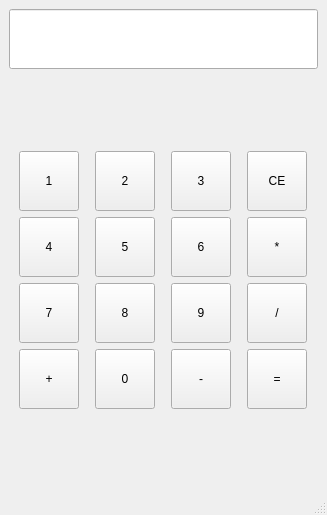
<?xml version="1.0" encoding="UTF-8"?>
<ui version="4.0">
 <class>MainWindow</class>
 <widget class="QMainWindow" name="MainWindow">
  <property name="geometry">
   <rect>
    <x>0</x>
    <y>0</y>
    <width>327</width>
    <height>515</height>
   </rect>
  </property>
  <property name="windowTitle">
   <string>MainWindow</string>
  </property>
  <widget class="QWidget" name="centralwidget">
   <layout class="QVBoxLayout" name="verticalLayout">
    <item>
     <widget class="QLineEdit" name="lineEdit">
      <property name="minimumSize">
       <size>
        <width>0</width>
        <height>60</height>
       </size>
      </property>
     </widget>
    </item>
    <item>
     <spacer name="verticalSpacer">
      <property name="orientation">
       <enum>Qt::Vertical</enum>
      </property>
      <property name="sizeHint" stdset="0">
       <size>
        <width>20</width>
        <height>76</height>
       </size>
      </property>
     </spacer>
    </item>
    <item>
     <layout class="QGridLayout" name="gridLayout">
      <item row="0" column="0">
       <widget class="QPushButton" name="n_1">
        <property name="minimumSize">
         <size>
          <width>60</width>
          <height>60</height>
         </size>
        </property>
        <property name="maximumSize">
         <size>
          <width>60</width>
          <height>16777215</height>
         </size>
        </property>
        <property name="text">
         <string>1</string>
        </property>
       </widget>
      </item>
      <item row="0" column="1">
       <widget class="QPushButton" name="n_2">
        <property name="minimumSize">
         <size>
          <width>60</width>
          <height>60</height>
         </size>
        </property>
        <property name="maximumSize">
         <size>
          <width>60</width>
          <height>60</height>
         </size>
        </property>
        <property name="text">
         <string>2</string>
        </property>
       </widget>
      </item>
      <item row="0" column="2">
       <widget class="QPushButton" name="n_3">
        <property name="minimumSize">
         <size>
          <width>60</width>
          <height>60</height>
         </size>
        </property>
        <property name="maximumSize">
         <size>
          <width>60</width>
          <height>60</height>
         </size>
        </property>
        <property name="text">
         <string>3</string>
        </property>
       </widget>
      </item>
      <item row="0" column="3">
       <widget class="QPushButton" name="op_ce">
        <property name="minimumSize">
         <size>
          <width>60</width>
          <height>60</height>
         </size>
        </property>
        <property name="maximumSize">
         <size>
          <width>60</width>
          <height>60</height>
         </size>
        </property>
        <property name="text">
         <string>CE</string>
        </property>
       </widget>
      </item>
      <item row="1" column="3">
       <widget class="QPushButton" name="op_mul">
        <property name="minimumSize">
         <size>
          <width>60</width>
          <height>60</height>
         </size>
        </property>
        <property name="maximumSize">
         <size>
          <width>60</width>
          <height>60</height>
         </size>
        </property>
        <property name="text">
         <string>*</string>
        </property>
       </widget>
      </item>
      <item row="2" column="3">
       <widget class="QPushButton" name="op_div">
        <property name="minimumSize">
         <size>
          <width>60</width>
          <height>60</height>
         </size>
        </property>
        <property name="maximumSize">
         <size>
          <width>60</width>
          <height>60</height>
         </size>
        </property>
        <property name="text">
         <string>/</string>
        </property>
       </widget>
      </item>
      <item row="3" column="0">
       <widget class="QPushButton" name="op_add">
        <property name="minimumSize">
         <size>
          <width>60</width>
          <height>60</height>
         </size>
        </property>
        <property name="maximumSize">
         <size>
          <width>60</width>
          <height>60</height>
         </size>
        </property>
        <property name="text">
         <string>+</string>
        </property>
       </widget>
      </item>
      <item row="3" column="1">
       <widget class="QPushButton" name="n_0">
        <property name="minimumSize">
         <size>
          <width>60</width>
          <height>60</height>
         </size>
        </property>
        <property name="maximumSize">
         <size>
          <width>60</width>
          <height>60</height>
         </size>
        </property>
        <property name="text">
         <string>0</string>
        </property>
       </widget>
      </item>
      <item row="3" column="2">
       <widget class="QPushButton" name="op_reduce">
        <property name="minimumSize">
         <size>
          <width>60</width>
          <height>60</height>
         </size>
        </property>
        <property name="maximumSize">
         <size>
          <width>60</width>
          <height>16777215</height>
         </size>
        </property>
        <property name="text">
         <string>-</string>
        </property>
       </widget>
      </item>
      <item row="3" column="3">
       <widget class="QPushButton" name="op_equ">
        <property name="minimumSize">
         <size>
          <width>60</width>
          <height>60</height>
         </size>
        </property>
        <property name="maximumSize">
         <size>
          <width>60</width>
          <height>60</height>
         </size>
        </property>
        <property name="text">
         <string>=</string>
        </property>
       </widget>
      </item>
      <item row="1" column="0">
       <widget class="QPushButton" name="n_4">
        <property name="minimumSize">
         <size>
          <width>60</width>
          <height>60</height>
         </size>
        </property>
        <property name="maximumSize">
         <size>
          <width>60</width>
          <height>60</height>
         </size>
        </property>
        <property name="text">
         <string>4</string>
        </property>
       </widget>
      </item>
      <item row="1" column="1">
       <widget class="QPushButton" name="n_5">
        <property name="minimumSize">
         <size>
          <width>60</width>
          <height>60</height>
         </size>
        </property>
        <property name="maximumSize">
         <size>
          <width>60</width>
          <height>60</height>
         </size>
        </property>
        <property name="text">
         <string>5</string>
        </property>
       </widget>
      </item>
      <item row="1" column="2">
       <widget class="QPushButton" name="n_6">
        <property name="minimumSize">
         <size>
          <width>60</width>
          <height>60</height>
         </size>
        </property>
        <property name="maximumSize">
         <size>
          <width>60</width>
          <height>60</height>
         </size>
        </property>
        <property name="text">
         <string>6</string>
        </property>
       </widget>
      </item>
      <item row="2" column="0">
       <widget class="QPushButton" name="n_7">
        <property name="minimumSize">
         <size>
          <width>60</width>
          <height>60</height>
         </size>
        </property>
        <property name="maximumSize">
         <size>
          <width>60</width>
          <height>60</height>
         </size>
        </property>
        <property name="text">
         <string>7</string>
        </property>
       </widget>
      </item>
      <item row="2" column="1">
       <widget class="QPushButton" name="n_8">
        <property name="minimumSize">
         <size>
          <width>60</width>
          <height>60</height>
         </size>
        </property>
        <property name="maximumSize">
         <size>
          <width>60</width>
          <height>60</height>
         </size>
        </property>
        <property name="text">
         <string>8</string>
        </property>
       </widget>
      </item>
      <item row="2" column="2">
       <widget class="QPushButton" name="n_9">
        <property name="minimumSize">
         <size>
          <width>60</width>
          <height>60</height>
         </size>
        </property>
        <property name="maximumSize">
         <size>
          <width>60</width>
          <height>60</height>
         </size>
        </property>
        <property name="text">
         <string>9</string>
        </property>
       </widget>
      </item>
     </layout>
    </item>
    <item>
     <spacer name="verticalSpacer_2">
      <property name="orientation">
       <enum>Qt::Vertical</enum>
      </property>
      <property name="sizeHint" stdset="0">
       <size>
        <width>20</width>
        <height>16</height>
       </size>
      </property>
     </spacer>
    </item>
   </layout>
  </widget>
  <widget class="QMenuBar" name="menubar">
   <property name="geometry">
    <rect>
     <x>0</x>
     <y>0</y>
     <width>327</width>
     <height>26</height>
    </rect>
   </property>
  </widget>
  <widget class="QStatusBar" name="statusbar"/>
 </widget>
 <resources/>
 <connections/>
</ui>
